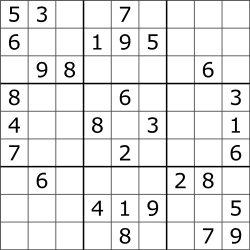
#> input picture suduku.png, 250 x 250 px
$ jupyter execute --allow-errors opencv6.ipynb
#> lines starting #> are read from the running program, lines starting #| are printed output that depends on the picture; after the words box and inside, x2 and y2 are one past the last pixel; in counts of white or black regions, pixels touching at a corner belong together
[cell 1]
import cv2
import numpy as np

## highlighting the lines ....HoughLinesp

[cell 2]
img = cv2.imread("suduku.png")
#> img is the input picture: shape (250, 250, 3); min 0, max 255, mean 231.5
grey = cv2.cvtColor(img,cv2.COLOR_BGR2GRAY)

edg = cv2.Canny(grey,20,250)
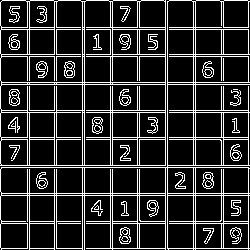
#> edg: shape (250, 250); 16.8% white in thin lines or dots

l = cv2.HoughLinesP(edg,1,np.pi/180,200,minLineLength = 180, maxLineGap = 100)
#> l = 36 rows, first 6: [1, 167, 248, 167], [1, 29, 248, 29], [1, 248, 249, 248], [165, 249, 165, 0], [195, 249, 195, 1], [223, 247, 223, 1]

for i in l:
    x1,y1,x2,y2 = i[0]
    cv2.line(img,(x1,y1),(x2,y2),(0,255,0),2)
#> this loop made 36 passes
#> (x1, y1, x2, y2) on passes 1 to 12: (1, 167, 248, 167), (1, 29, 248, 29), (1, 248, 249, 248), (165, 249, 165, 0), (195, 249, 195, 1), (223, 247, 223, 1), (248, 249, 248, 1), (27, 247, 27, 1), (1, 193, 249, 193), (112, 249, 112, 1), (137, 247, 137, 1), (167, 247, 167, 1)
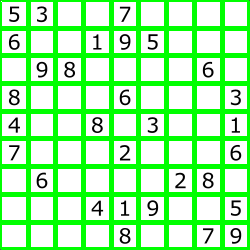
#> img: shape (250, 250, 3); mean B, G, R 163.7, 247.2, 163.7


cv2.imshow("window", img)
cv2.waitKey(0)
cv2.destroyAllWindows()
cv2.waitKey(1)
#> Out = 27

### template to detect img

[cell 3]
img = cv2.imread("img1.jpg")
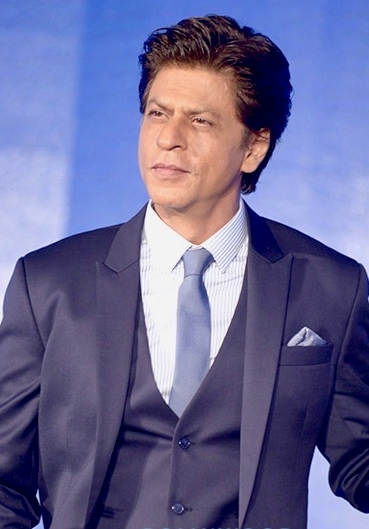
#> input picture img1.jpg, 369 x 529 px
#> img is the input picture: shape (529, 369, 3); mean B, G, R 148.6, 104, 105.5
grey = cv2.cvtColor(img,cv2.COLOR_BGR2GRAY)
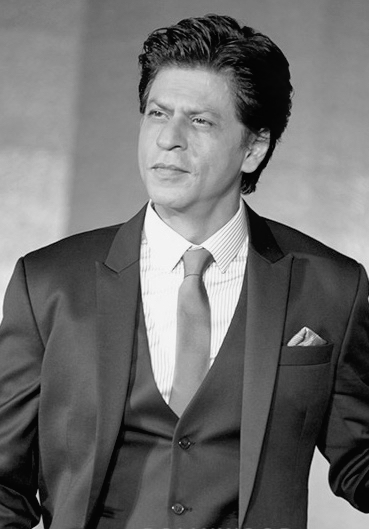
#> grey: shape (529, 369); min 2, max 248, mean 109.5

tmp = cv2.imread("ssimg1.png")
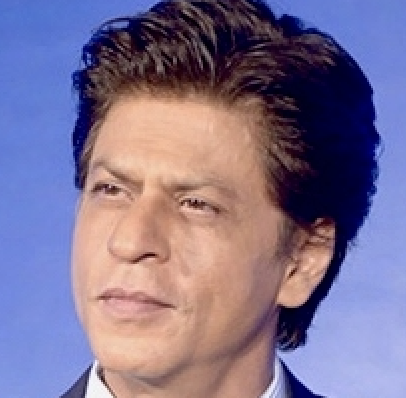
#> input picture ssimg1.png, 406 x 398 px
#> tmp is the input picture: shape (398, 406, 3); mean B, G, R 143.7, 113.6, 126.8
grey1 = cv2.cvtColor(tmp,cv2.COLOR_BGR2GRAY)
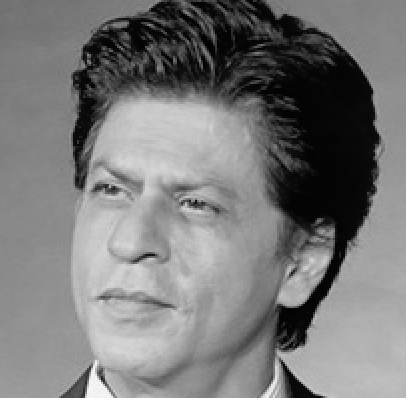
#> grey1: shape (398, 406); min 1, max 246, mean 120.9

# Resize template if necessary
if grey1.shape[0] > grey.shape[0] or grey1.shape[1] > grey.shape[1]:
    scale = min(grey.shape[0] / grey1.shape[0], grey.shape[1] / grey1.shape[1])
#> scale = 0.909
    grey1 = cv2.resize(grey1, (int(grey1.shape[1]*scale), int(grey1.shape[0]*scale)))
#> grey1: shape (361, 369)

w,h = grey1.shape[::-1]
#> w = 369; h = 361

res = cv2.matchTemplate(grey,grey1,cv2.TM_CCOEFF_NORMED)
#> res = 169 values, max 0.127 at index 0, min -0.0962 at index 117, mean -0.0259

thr = 0.99

l = np.where(res >= thr)
#> l = (empty array, empty array)

for i in zip(*l[::-1]):
    cv2.rectangle(img, i, (i[0]+w, i[1]+h), (0,255,0), 2)
#> this loop made 0 passes


img = cv2.resize(img, (500,600))
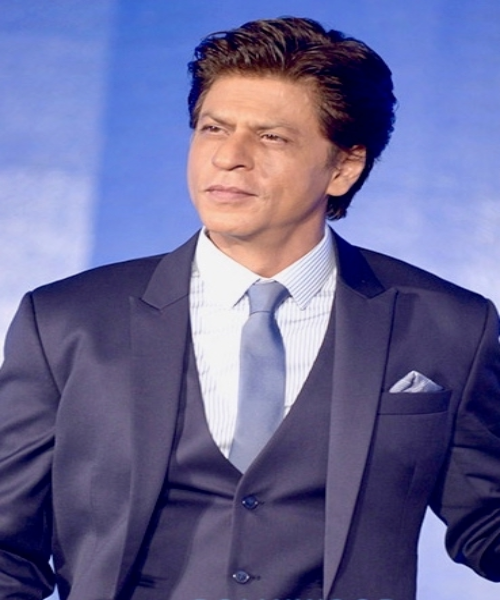
#> img: shape (600, 500, 3); mean B, G, R 148.5, 103.8, 105.4
cv2.imshow("window", img)
cv2.waitKey(0)
cv2.destroyAllWindows()
cv2.waitKey(1)
#> Out = 27

## detecting circle

[cell 4]
import cv2
import numpy as np

img = cv2.imread("balls.jpg")
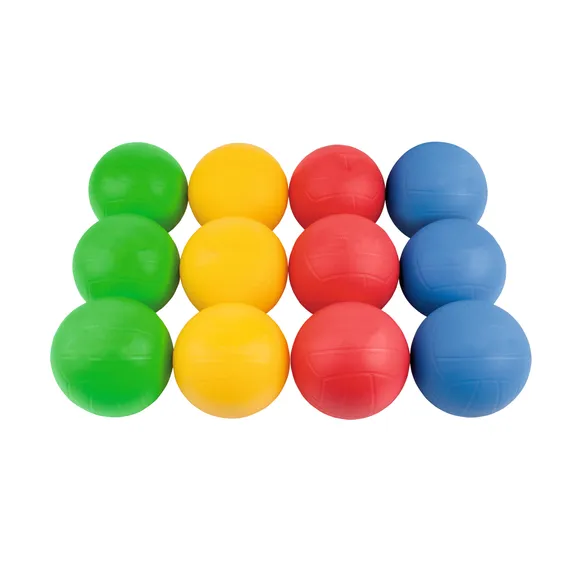
#> input picture balls.jpg, 578 x 578 px
#> img is the input picture: shape (578, 578, 3); mean B, G, R 201.4, 219.9, 222.6
gr = cv2.cvtColor(img, cv2.COLOR_BGR2GRAY)
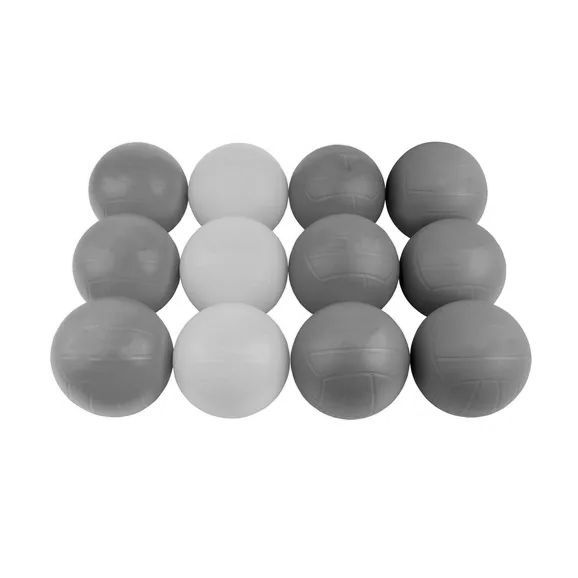
#> gr: shape (578, 578); min 0, max 255, mean 218.6
##gr = cv2.medianBlur(gr, 7)

c = cv2.HoughCircles(gr, cv2.HOUGH_GRADIENT, 1, 20, param1=60, param2=30, minRadius=5, maxRadius=50)
#> c = [[336.5, 193.5, 48.3], [138.5, 192.5, 49.4], [437.5, 190.5, 49.4]]


if c is not None:
    data = np.uint16(np.around(c))
#> data = [[336, 194, 48], [138, 192, 49], [438, 190, 49]]
    for (x, y, r) in data[0, :]:
        cv2.circle(img, (x, y), r, (0, 255, 0), 4)
#> this loop made 3 passes
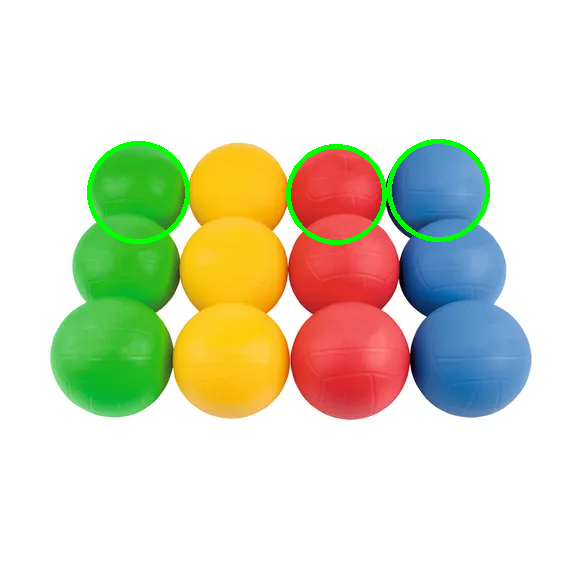
#> img: shape (578, 578, 3); 1.36% of pixels changed, all inside (x1, y1, x2, y2) = (87, 139, 490, 245)
else:
    print("No circles detected!")

cv2.imshow("window", img)
cv2.waitKey(0)
cv2.destroyAllWindows()
cv2.waitKey(1)
#> Out = 27
